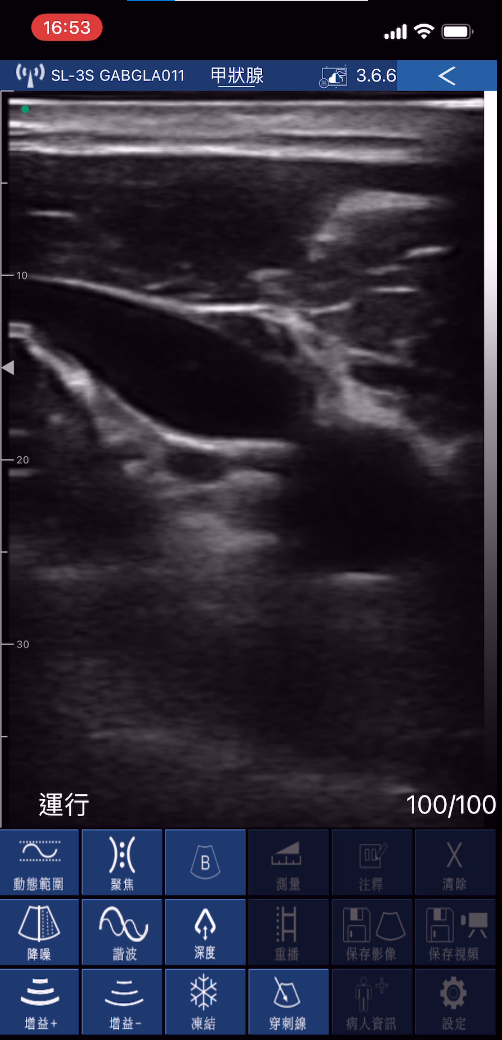
#> input picture test_ijv_depth_and_size/ijv_depth_-1mm/mcx_sim_ijv_size_change_-10%/ultrasound_image_processing/ctchen_20220509_IJVLarge.png, 502 x 1040 px; its folder holds 4 pictures in this run
$ jupyter execute --allow-errors analyze_ultrasoud_image.ipynb
#> lines starting #> are read from the running program, lines starting #| are printed output that depends on the picture; after the words box and inside, x2 and y2 are one past the last pixel; in counts of white or black regions, pixels touching at a corner belong together
[cell 1]
import numpy as np
import scipy.io as sio
import cv2
import json
import matplotlib.pyplot as plt
import os
# plt.rcParams.update({"mathtext.default": "regular"})
# plt.rcParams["font.family"] = "Times New Roman"
# plt.rcParams["figure.dpi"] = 300

# ijv -1% setting
# "ijv": {
#                 	"__comment__": "axis-0 of image is x for line.",
#                 	"v": [
#                     	[1, -750, 5, -2],
# 			[1, -800, 2, 15],
# 			[-1, -7500, 35, -22],
# 			[-1, -2150, 5, 2],
# 			[1, 3000, 1, -10],
# 			[1, -1800, 10, -1]
#                 	],
#                 	"x": [
#                     	[150, 290],
# 			[300, 150],
# 			[220, 440],
# 			[380, 320],
# 			[200, 400],
# 			[180, 190]
#                     ]
#             	},

# %% parameters setting
subject = "ctchen"
os.makedirs(os.path.join("pic", subject), exist_ok=True)
date = "20220509"
state = "IJVLarge"
tissueSet = ["skin", "fat", "ijv", "cca"]
# tissueSet = ['ijv']
with open("blood_vessel_segmentation_line_-1%.json") as f:
#> (reads mcx_sim_ijv_size_change_-1%/ultrasound_image_processing/blood_vessel_segmentation_line_-1%.json from the repository)
    paramSet = json.load(f)[subject][date][state]
skinStartEdge = paramSet["skinStartEdge"]
bloodThold = paramSet["bloodThold"]
length10mmEdge = paramSet["length10mmEdge"]
voxelLength = 0.25  # [mm]
gridNumIn10mm = int(10/voxelLength)


# %% main
# plot original image
image = cv2.imread("{}_{}_{}.png".format(
    subject, date, state), cv2.IMREAD_GRAYSCALE)
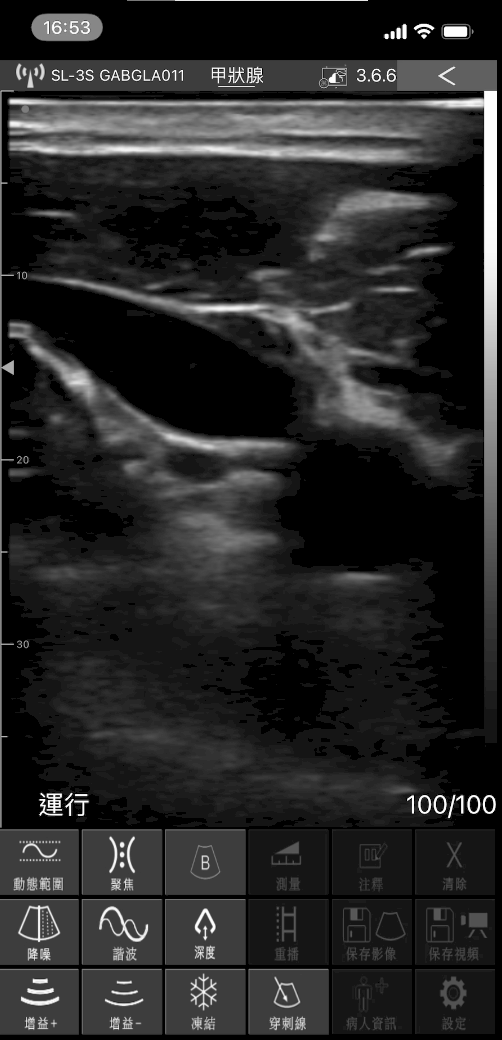
#> image: shape (1040, 502); min 0, max 254, mean 39.2
plt.imshow(image, cmap="gray")
plt.hlines(15, 0, 400, color="red")  # upperbound
plt.hlines(700, 0, 400, color="red")  # lowerbound
plt.plot()
plt.colorbar()
plt.title("original")
plt.savefig(os.path.join("pic", subject, "originaL_image.png"), format='png', dpi=300)
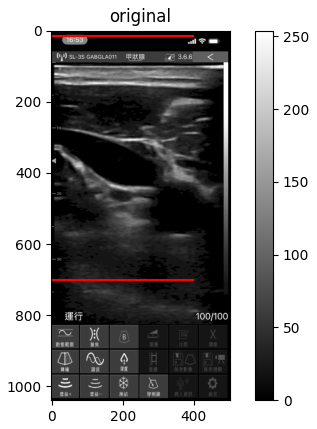
#> figure drawn by matplotlib, 2 panels
plt.show()

# plot tissue area only
plt.imshow(image[15:700], cmap="gray")
plt.colorbar()
plt.title("tissue (but no trim to skin surface)")
plt.savefig(os.path.join("pic", subject, "tissue_area_only.png"), format='png', dpi=300)
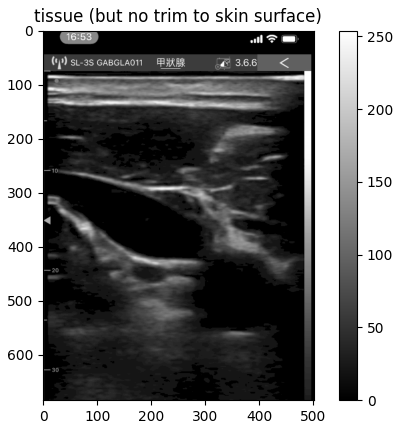
#> figure drawn by matplotlib, 2 panels
plt.show()

# trim image to start from skin surface
image = image[skinStartEdge:700]
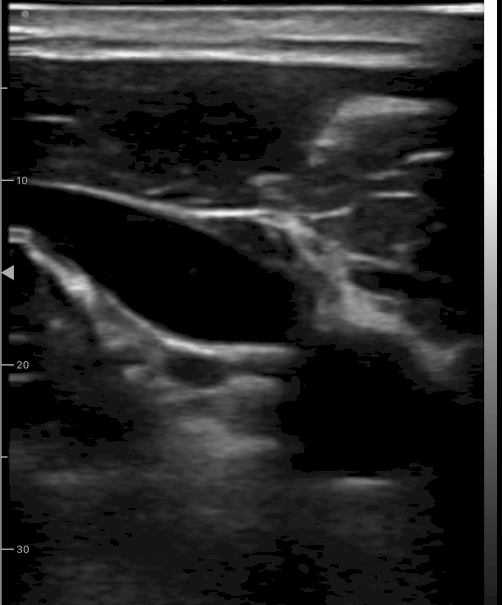
#> image: shape (605, 502); min 0, max 254, mean 39.8
plt.imshow(image, cmap="gray")
plt.plot([0, 0], length10mmEdge, "r.")
plt.colorbar()
plt.title("tissue (trim to skin surface)")
plt.savefig(os.path.join("pic", subject, "trim_skin_surface.png"), format='png', dpi=300)
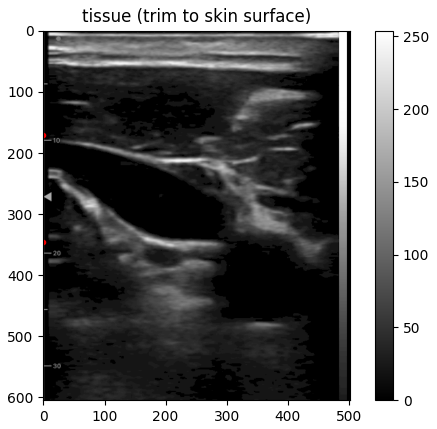
#> figure drawn by matplotlib, 2 panels
plt.show()


# %% catch and plot real target tissue area
legalRowSet = {}
legalColSet = {}
for idx, tissue in enumerate(tissueSet):
    # highlight
    # tissue = 'ijv'
    plt.imshow(image, cmap="gray")
    # plt.plot([280,380],[420,520],'r')
    # plt.plot([60,30],[470,650],'r')
    # plt.plot([460,410],[600,400],'r')
    plt.colorbar()

    if tissue == "skin" or tissue == "fat":
        plt.axhline(y=paramSet[tissue]["x"], c="r", linewidth=1)
    if tissue == "ijv":
        for vector, edge in zip(paramSet[tissue]["v"], np.array(paramSet[tissue]["x"])):
            y = -vector[2]/vector[3]*edge - vector[1]/vector[3]
            plt.plot(y, edge, c="r")
    if tissue == "cca":
        angles = np.linspace(0, 2*np.pi, num=100)
        x = paramSet[tissue]["v"][2] * \
            np.cos(angles) + paramSet[tissue]["v"][0]
        y = paramSet[tissue]["v"][2] * \
            np.sin(angles) + paramSet[tissue]["v"][1]
        plt.plot(x, y, c="r")
    plt.title("({}) potential {} area".format(state, tissue))
    plt.show()

    if tissue == "ijv" or tissue == "cca":
        # highlight and catch target tissue
        plt.imshow(image, cmap="gray")
        plt.colorbar()
        if tissue == "ijv":
            for vector, edge in zip(paramSet[tissue]["v"], np.array(paramSet[tissue]["x"])):
                y = -vector[2]/vector[3]*edge - vector[1]/vector[3]
                plt.plot(y, edge, c="r")
        if tissue == "cca":
            angles = np.linspace(0, 2*np.pi, num=100)
            x = paramSet[tissue]["v"][2] * \
                np.cos(angles) + paramSet[tissue]["v"][0]
            y = paramSet[tissue]["v"][2] * \
                np.sin(angles) + paramSet[tissue]["v"][1]
            plt.plot(x, y, c="r")
        # mesh coordinate
        coordinates = np.meshgrid(
            np.arange(image.shape[0]), np.flip(np.arange(image.shape[1])))
        # add dummy coordinate
        coordinates = np.insert(coordinates, 0, 1, axis=0)
        # sketch potential region
        targetMatch = np.ones((image.shape[1], image.shape[0]), dtype=bool)
        # match line
        if tissue == "ijv":
            for vector in np.array(paramSet[tissue]["v"]):
                if vector[0] == -1:
                    targetMatch = targetMatch & (
                        (vector.reshape(-1, 1, 1)[1:] * coordinates).sum(axis=0) < 0)
                if vector[0] == 1:
                    targetMatch = targetMatch & (
                        (vector.reshape(-1, 1, 1)[1:] * coordinates).sum(axis=0) > 0)
            # match blood
            targetMatch = targetMatch & (
                np.rot90(image[:image.shape[0], :image.shape[1]]) < bloodThold)
        if tissue == "cca":
            targetMatch = targetMatch & ((coordinates[1]-paramSet[tissue]["v"][1])**2 + (
                coordinates[2]-paramSet[tissue]["v"][0])**2 <= paramSet[tissue]["v"][2]**2)
        # plot image (before scale)
        legalRow, legalCol = np.where(targetMatch == True)
        legalRow = targetMatch.shape[0]-legalRow
        plt.imshow(image, cmap="gray")
        plt.plot(legalRow, legalCol, "r.", markersize=3)
        plt.title("catch {} (before scale)".format(tissue))
        plt.show()

        # plot image (after scale)
        scalePercentage = gridNumIn10mm / (length10mmEdge[1]-length10mmEdge[0])
        newImage = cv2.resize(image, (int(np.round(image.shape[1]*scalePercentage)), int(
            np.round(image.shape[0]*scalePercentage))), interpolation=cv2.INTER_AREA)
        targetMatch = targetMatch.astype(float)
        targetMatch = cv2.resize(targetMatch, (int(np.round(targetMatch.shape[1]*scalePercentage)), int(
            np.round(targetMatch.shape[0]*scalePercentage))), interpolation=cv2.INTER_AREA)
        targetMatch = targetMatch.astype(bool)
        legalRow, legalCol = np.where(targetMatch == True)
        legalRow = targetMatch.shape[0]-legalRow
        plt.imshow(newImage, cmap="gray")
        plt.colorbar()
        plt.title("image after scale")
        plt.show()
        plt.imshow(newImage, cmap="gray")
        plt.colorbar()
        plt.plot(legalRow, legalCol, "r.", markersize=3)
        plt.title("catch {} (after scale)".format(tissue))
        plt.show()

        legalRowSet[tissue] = legalRow
        legalColSet[tissue] = legalCol
#> this loop made 4 passes
#> pass 3, `targetMatch = targetMatch & ( np.rot90(image[:image.shape[0], :image.s..`:
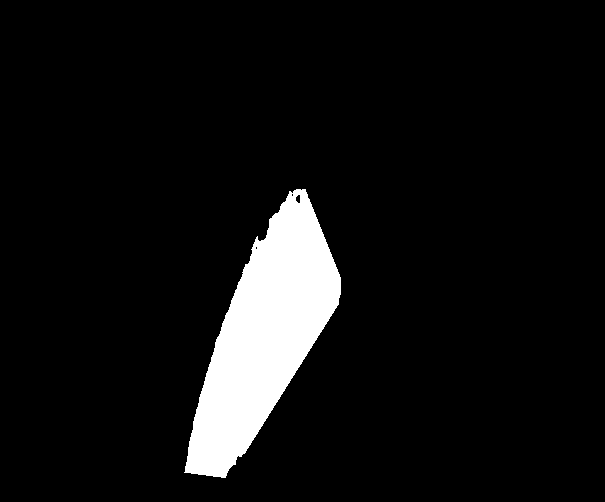
#> targetMatch: shape (502, 605) bool; 7.2% white; 1 white region, box (x1, y1, x2, y2) and area: (184, 189, 341, 478) 21810
#> pass 3, `newImage = cv2.resize(image, (int(np.round(image.shape[1]*scalePercent..`:
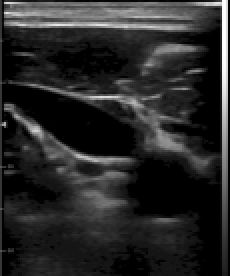
#> newImage: shape (138, 115) (shown 2 times larger); min 0, max 254, mean 39.8
#> after the loop:
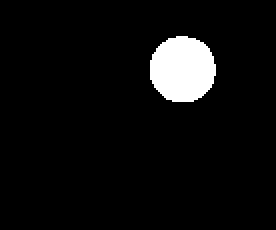
#> targetMatch: shape (115, 138) bool (shown 2 times larger); 5.5% white; 1 white region, box (x1, y1, x2, y2) and area: (75, 18, 108, 51) 869
#> after the loop, legalColSet = 2 items; legalRowSet = 2 items

[cell 2]
# %% make volume
def convertUnit(length, voxelSize=voxelLength):
    numGrid = length / voxelSize
    return numGrid

[cell 3]
# related size [mm]
# model
modelX = convertUnit(132)
modelY = convertUnit(38)
modelZ = convertUnit(33)
# source
srcHolderX = convertUnit(16)
srcHolderY = convertUnit(16)
srcHolderZ = convertUnit(6)
irraWinRadius = convertUnit(2.5)
# detecotr
detHolderX = convertUnit(20)
detHolderY = convertUnit(14)
detHolderZ = convertUnit(6)
prismX = convertUnit(20)
prismY = convertUnit(5)
prismZ = convertUnit(5)
# 0.3675
fiberR = convertUnit(0.3675)

# start to construct
# model and air (in the beginning)
vol = np.ones((int(modelX), int(modelY), int(modelZ)))
# source
vol[int(modelX//2-srcHolderX//2):int(modelX//2+srcHolderX//2),
    int(modelY//2-srcHolderY//2):int(modelY//2+srcHolderY//2),
    :int(srcHolderZ)] = 2  # holder
for x in range(int(modelX//2)-int(np.ceil(irraWinRadius)), int(modelX//2)+int(np.ceil(irraWinRadius))):
    for y in range(int(modelY//2)-int(np.ceil(irraWinRadius)), int(modelY//2)+int(np.ceil(irraWinRadius))):
        isDist1 = np.sqrt((modelX//2-x)**2 + (modelY//2-y)
                          ** 2) < np.ceil(irraWinRadius)
        isDist2 = np.sqrt((modelX//2-(x+1))**2 + (modelY//2-y)
                          ** 2) < np.ceil(irraWinRadius)
        isDist3 = np.sqrt((modelX//2-x)**2 + (modelY//2-(y+1))
                          ** 2) < np.ceil(irraWinRadius)
        isDist4 = np.sqrt((modelX//2-(x+1))**2 +
                          (modelY//2-(y+1))**2) < np.ceil(irraWinRadius)
        if isDist1 or isDist2 or isDist3 or isDist4:
            vol[x][y] = 1  # air
# detector
vol[int(modelX//2+srcHolderX//2):int(modelX//2+srcHolderX//2+detHolderX),
    int(modelY//2-detHolderY//2):int(modelY//2+detHolderY//2),
    :int(detHolderZ)] = 2  # first holder
vol[int(modelX//2-srcHolderX//2-detHolderX):int(modelX//2-srcHolderX//2),
    int(modelY//2-detHolderY//2):int(modelY//2+detHolderY//2),
    :int(detHolderZ)] = 2  # second holder
vol[int(modelX//2+srcHolderX//2):int(modelX//2+srcHolderX//2+detHolderX),
    int(modelY//2-prismY//2):int(modelY//2+prismY//2),
    int(detHolderZ-prismZ):int(detHolderZ)] = 3  # first prism
vol[int(modelX//2-srcHolderX//2-detHolderX):int(modelX//2-srcHolderX//2),
    int(modelY//2-prismY//2):int(modelY//2+prismY//2),
    int(detHolderZ-prismZ):int(detHolderZ)] = 3  # second prism
vol[int(modelX//2+srcHolderX//2):int(modelX//2+srcHolderX//2+detHolderX),
    int(modelY//2-prismY//2):int(modelY//2+prismY//2),
    :int(detHolderZ-prismZ)] = 0  # first fiber
vol[int(modelX//2-srcHolderX//2-detHolderX):int(modelX//2-srcHolderX//2),
    int(modelY//2-prismY//2):int(modelY//2+prismY//2),
    :int(detHolderZ-prismZ)] = 0  # second fiber
# [11 lines of commented-out code are left out]
vol[:, :, int(detHolderZ):] = 6
# fat
fatDepth = int(paramSet["fat"]["x"]*scalePercentage)
vol[:, :, int(detHolderZ):int(detHolderZ)+fatDepth] = 5
# skin
skinDepth = int(paramSet["skin"]["x"]*scalePercentage)
vol[:, :, int(detHolderZ):int(detHolderZ)+skinDepth] = 4
# %% Can add perturbed region
bottom_top_shift = 4
# ijv  # 7 for perturbed region
shiftNumber = np.round(modelY//2 - np.mean(legalRowSet["ijv"]), 0).astype(int)
#> shiftNumber = 37
vol[:, np.array(legalRowSet["ijv"])+shiftNumber, np.array(legalColSet["ijv"])+int(detHolderZ)+bottom_top_shift] = 7 if state == "IJVLarge" else 8
# cca
if state == "IJVSmall":
    y = np.load(f"{subject}_CCA_y.npy")
    z = np.load(f"{subject}_CCA_z.npy")
    vol[:, y, z] = 9
#> (the rest of this cell did not finish here and is left out)
